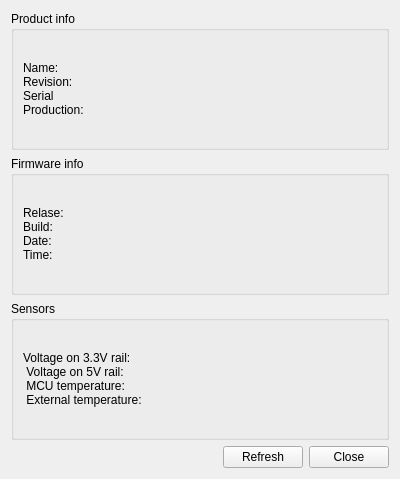
<?xml version="1.0" encoding="UTF-8"?>
<ui version="4.0">
 <class>Form</class>
 <widget class="QWidget" name="Form">
  <property name="geometry">
   <rect>
    <x>0</x>
    <y>0</y>
    <width>400</width>
    <height>479</height>
   </rect>
  </property>
  <property name="windowTitle">
   <string>Device information</string>
  </property>
  <layout class="QVBoxLayout" name="verticalLayout">
   <item>
    <widget class="QGroupBox" name="groupBox">
     <property name="title">
      <string>Product info</string>
     </property>
     <layout class="QVBoxLayout" name="verticalLayout_2">
      <item>
       <widget class="QLabel" name="product_label">
        <property name="text">
         <string>Name: 
Revision: 
Serial 
Production: </string>
        </property>
       </widget>
      </item>
     </layout>
    </widget>
   </item>
   <item>
    <widget class="QGroupBox" name="groupBox_2">
     <property name="title">
      <string>Firmware info</string>
     </property>
     <layout class="QVBoxLayout" name="verticalLayout_3">
      <item>
       <widget class="QLabel" name="firmware_label">
        <property name="text">
         <string>Relase: 
Build:
Date: 
Time:</string>
        </property>
       </widget>
      </item>
     </layout>
    </widget>
   </item>
   <item>
    <widget class="QGroupBox" name="groupBox_3">
     <property name="title">
      <string>Sensors</string>
     </property>
     <layout class="QVBoxLayout" name="verticalLayout_4">
      <item>
       <widget class="QLabel" name="rensor_label">
        <property name="text">
         <string>Voltage on 3.3V rail: 
 Voltage on 5V rail: 
 MCU temperature: 
 External temperature: </string>
        </property>
       </widget>
      </item>
     </layout>
    </widget>
   </item>
   <item>
    <layout class="QHBoxLayout" name="horizontalLayout">
     <item>
      <spacer name="horizontalSpacer">
       <property name="orientation">
        <enum>Qt::Horizontal</enum>
       </property>
       <property name="sizeHint" stdset="0">
        <size>
         <width>40</width>
         <height>20</height>
        </size>
       </property>
      </spacer>
     </item>
     <item>
      <widget class="QPushButton" name="pushButton_2">
       <property name="text">
        <string>Refresh</string>
       </property>
      </widget>
     </item>
     <item>
      <widget class="QPushButton" name="pushButton">
       <property name="text">
        <string>Close</string>
       </property>
      </widget>
     </item>
    </layout>
   </item>
  </layout>
 </widget>
 <resources/>
 <connections/>
</ui>
